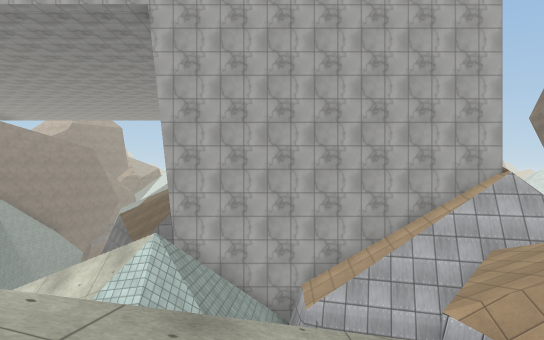
[1] (above)

24 first-person views from a walk through a Unity game level. The camera is 1.2 m above the floor, looks level and sees 75° across. The floor is counted in squares, 2 m on a side. Each view is taken from the middle of a square. On the plan, view 1 faces up. The plan holds only what a view shows up to about 10 squares ahead; the rest is blank. The place goes on beyond the plan. The player is left out. Some animated figures are not drawn. Some surface patterns are stand-ins.

[2]
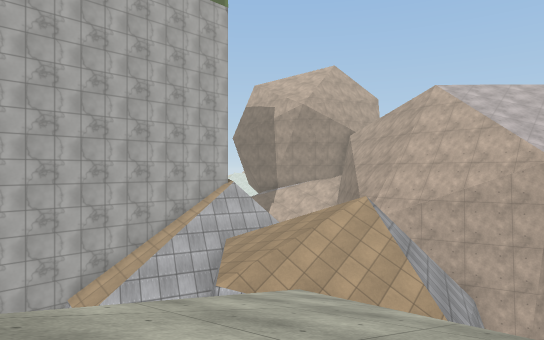

[3]
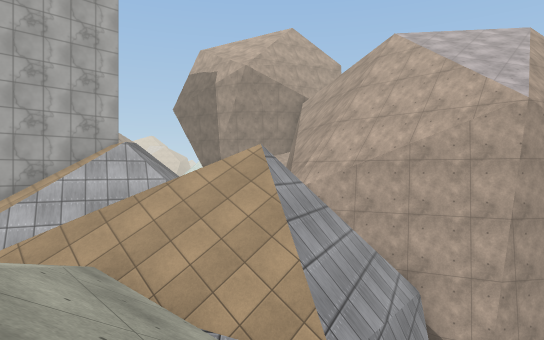

[4]
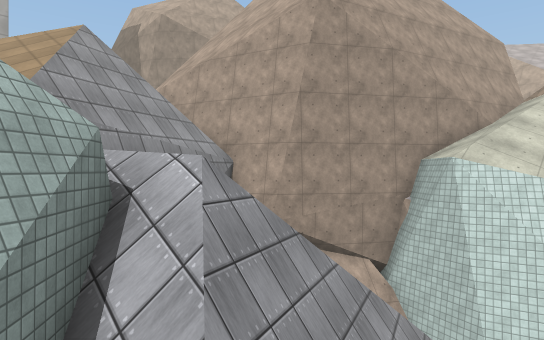

[5]
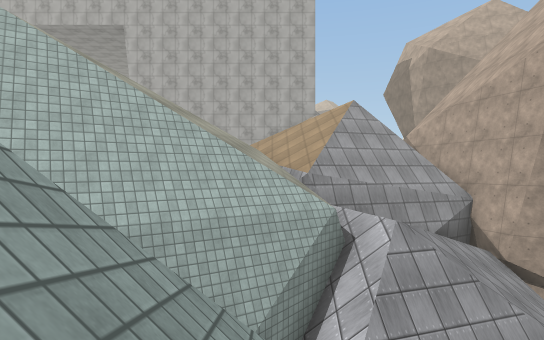

[6]
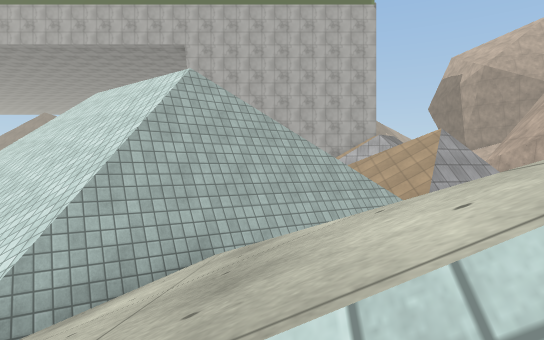

[7]
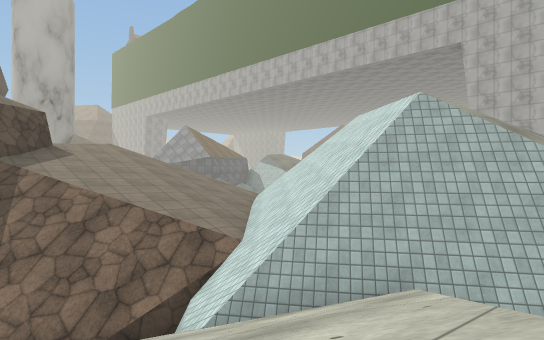

[8]
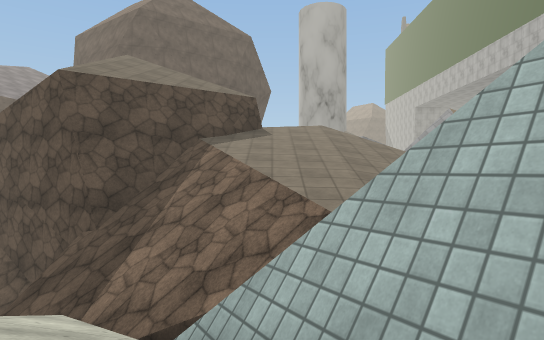

[9]
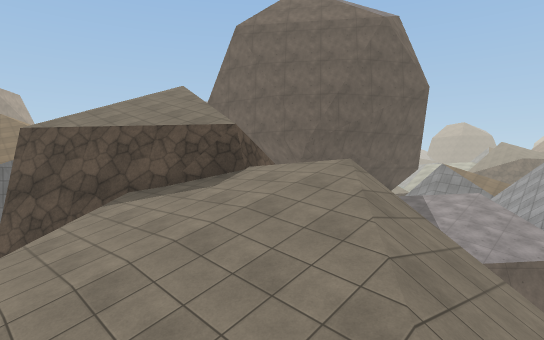

[10]
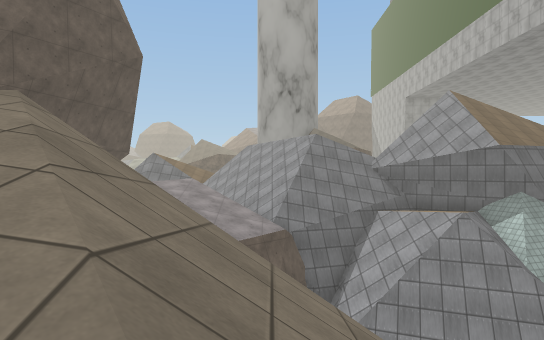

[11]
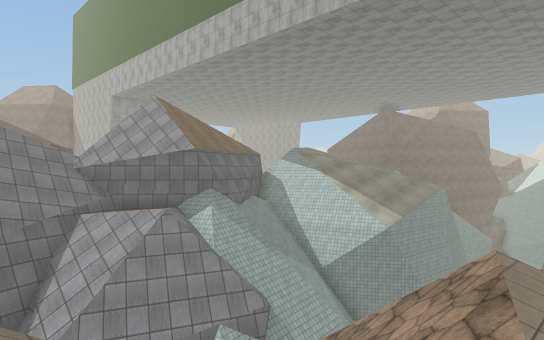

[12]
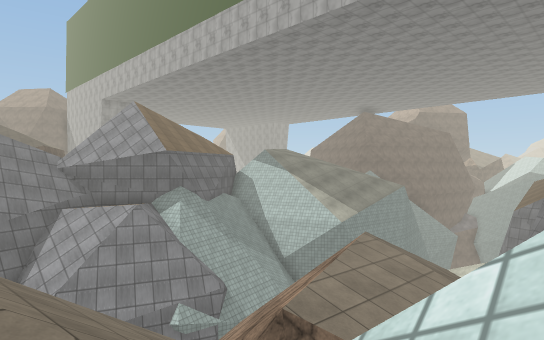

[13]
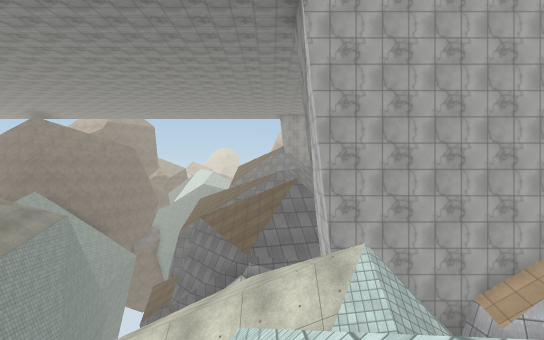

[14]
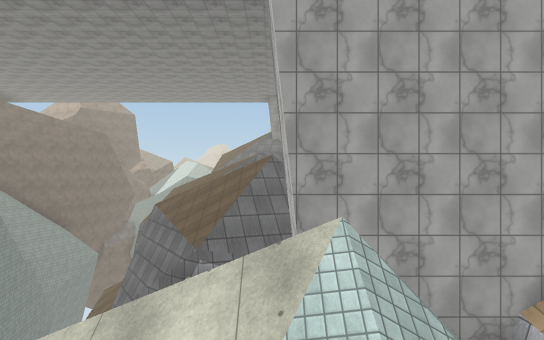

[15]
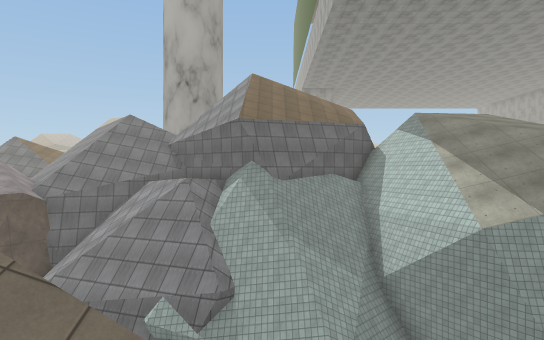

[16]
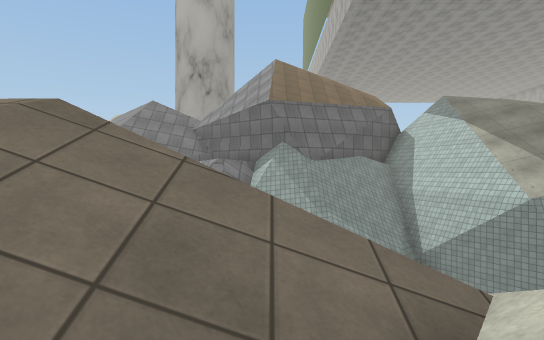

[17]
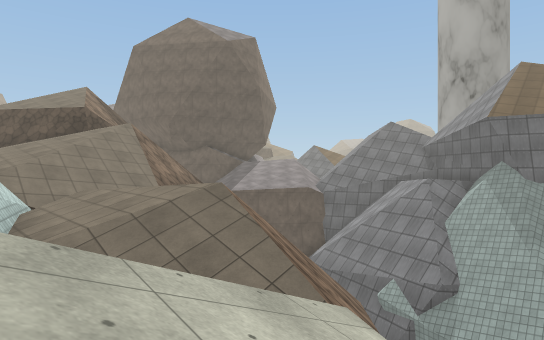

[18]
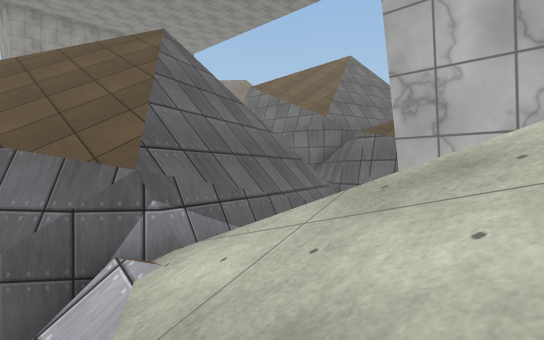

[19]
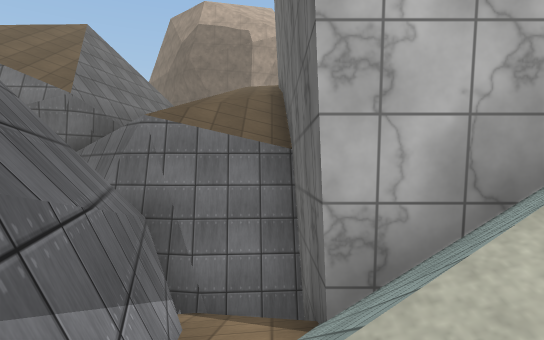

[20]
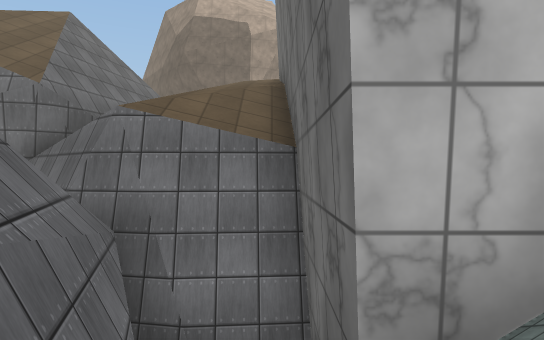

[21]
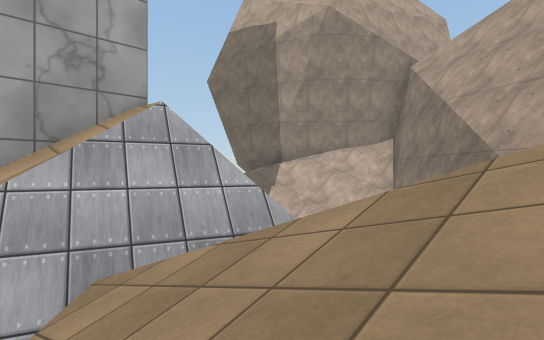

[22]
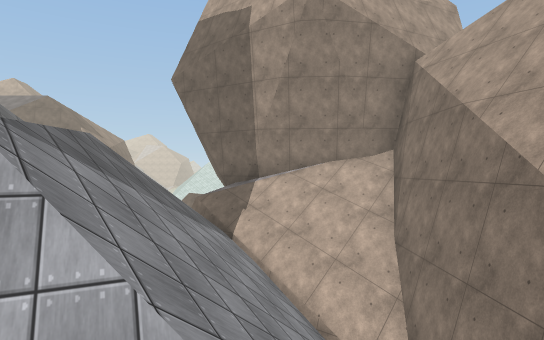

[23]
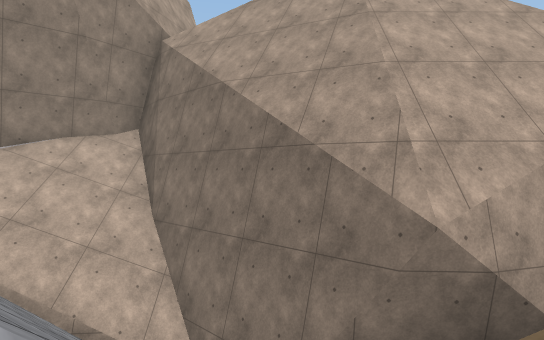

[24]
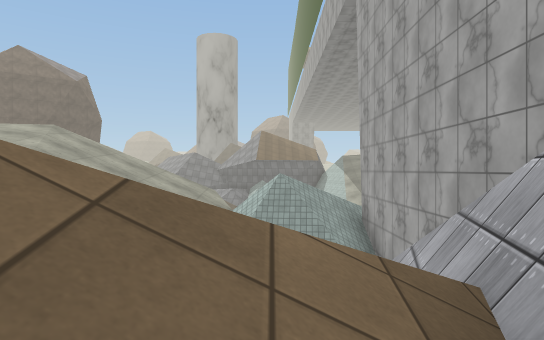

### Floor plan
Key: @ floor where view 1 was taken; # wall or solid block; . main floor; : floor 0.75 m higher than the main floor; - floor 1 m lower than the main floor; + floor 1.5 m higher than the main floor; _ floor 1.75 m lower than the main floor; * floor 2.25 m higher than the main floor; < floor 2.5 m lower than the main floor; % floor 3 m higher than the main floor; ( floor 4 m lower than the main floor; / step, stairs or slope; = window, fence, low wall or low ledge; ^ raised ledge; v drop or lower ground.
Columns run from 17 left of view 1 to 14 right of it. Each row starts with its distance up from view 1.
 18                    v
 17                    v+*vv
 16                    v####
 15                   v/
 14           ###    #///       v/#
 13            #######////// ///#/##
 12             /////#_///// //////#
 11   ###       ///#########%//////#
 10  ##v       ////#########///////#
  9  #^^       //////#######//////##
  8   ^^^    v//////vvvvvv/#// v###
  7   ^^^   v///////v   vv///  ##
  6   ^^  v///// ////   v///  /#
  5   #vv ////// ///    ////  /#
  4  ##v  ////</ ///    ///////#
  3  ##v   ///</ //// //////vv/#
  2  #=     //<= ///////////vvv##
  1 #^v     //// /////////vvvvvv##
  0 v      v/////////@////v  vvvv##
 -1 ^^v    v///////// ////vvvvvv v##
 -2 ^^^    /////////////vvvvvvvv v(#
 -3 ^^^    //////////v###vv###vvv#
 -4        /:..-__//#####        #
 -5        /+..-////=//  /
 -6       ###:////#/////
 -7         ##//////////
 -8          ##/////  // /
 -9           ##//
-10          ##v
-11          #vv
-12          ^

Positions as (right, up) in squares from view 1, and headings:
1: (0, 0), facing up
2: (-2, -1), facing up-right
3: (2, -1), facing up-right
4: (4, -5), facing up-right
5: (4, -8), facing up
6: (1, -8), facing up
7: (2, -8), facing up-left
8: (1, -5), facing left
9: (-5, 0), facing down-left
10: (-7, -1), facing left
11: (-7, -1), facing up-left
12: (-5, -1), facing up-left
13: (-4, 1), facing up
14: (-3, 4), facing up
15: (-6, 7), facing left
16: (-6, 6), facing left
17: (-5, 9), facing down-left
18: (-6, 10), facing up-right
19: (-5, 12), facing right
20: (-4, 12), facing right
21: (4, 5), facing up-right
22: (6, 6), facing up-right
23: (6, 7), facing right
24: (7, 7), facing left
